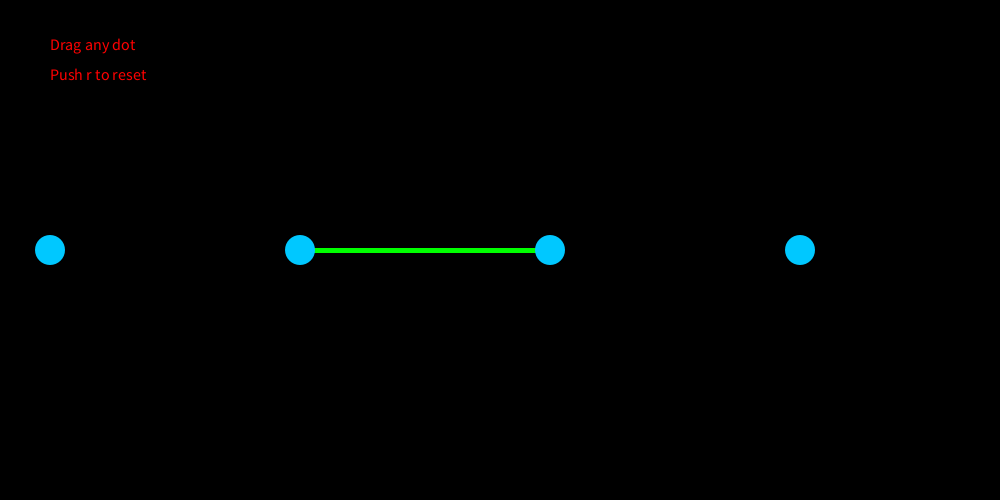
Frame 1 (no input)
Frame 2 (the mouse pressed at the canvas centre, redrawn once): identical to frame 1, image omitted

The Processing sketch that drew this single still picture (run headless with seeded random() and noise(); the mouse was pressed at the canvas centre and the sketch redrawn once):

// Processing sketch: How_Curve_Command_Works
// ── How_Curve_Command_Works.pde
int n = 4;             //Number of dots
float diameter = 30;
PVector[] dots = new PVector[n];
float r = diameter/2;
boolean someDotHasBeenClicked = false;
PVector selectedDot;
float gap;


void setup(){
  size(1000,500);
  noLoop();         //No animation 
  strokeWeight(5);  //Makes lines thicker
  gap = width / n;  //Computes the spacing of the balls
  reset();          //Defined below
}


void draw() {
  background(0);
  
  //PRINTS THE RED INSTRUCTIONS
  fill( 255, 0, 0 );
  textSize(16);
  text( "Drag any dot", 50, 50 );
  text( "Push r to reset", 50, 80 );
  
  //DRAWS THE GREEN CURVES
  noFill();
  stroke(0, 255, 0);
  PVector d1, d2, d3, d4;
  
  d1 = dots[0];
  d2 = dots[1];
  d3 = dots[2];
  d4 = dots[3];
  curve( d1.x, d1.y, d2.x, d2.y, d3.x, d3.y, d4.x, d4.y );  
      
  //DRAWS THE BLUE DOTS
  fill(0,200,255);
  noStroke();
  
  for( PVector d: dots )  //
    circle( d.x, d.y, diameter );
}


void reset() {
  for( int i = 0; i < dots.length; i++ ) {
    float xDot = 50 + i*gap;
    dots[i] = new PVector( xDot, height/2 );
  } 
}


void mousePressed() {
  for( PVector d: dots) {
    if( dist(d.x, d.y, mouseX, mouseY) < r) {
      someDotHasBeenClicked = true;
      selectedDot = d;
    }
  }
}


void mouseReleased() {
  someDotHasBeenClicked = false;
  selectedDot = null; //no value
}
  
  
void mouseDragged() {
  if( someDotHasBeenClicked == true ) {
    selectedDot.x = mouseX;
    selectedDot.y = mouseY;
    redraw();  //Calls draw() once more
  }
}


void keyPressed() {
  if( key == 'r' || key == 'R') {
    reset();
    redraw();  //Calls draw() again manually
  }
}
